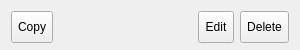
<?xml version="1.0" encoding="UTF-8"?>
<ui version="4.0">
 <class>ButtonWidget</class>
 <widget class="QWidget" name="ButtonWidget">
  <property name="geometry">
   <rect>
    <x>0</x>
    <y>0</y>
    <width>300</width>
    <height>50</height>
   </rect>
  </property>
  <property name="minimumSize">
   <size>
    <width>300</width>
    <height>50</height>
   </size>
  </property>
  <layout class="QHBoxLayout" name="horizontalLayout">
   <item>
    <widget class="QToolButton" name="buttonCopy">
     <property name="minimumSize">
      <size>
       <width>32</width>
       <height>32</height>
      </size>
     </property>
     <property name="toolTip">
      <string>Copy data to clipboard</string>
     </property>
     <property name="text">
      <string>Copy</string>
     </property>
     <property name="icon">
      <iconset theme="edit-copy">
       <normaloff/>
      </iconset>
     </property>
    </widget>
   </item>
   <item>
    <widget class="QLabel" name="labelText">
     <property name="wordWrap">
      <bool>true</bool>
     </property>
    </widget>
   </item>
   <item>
    <widget class="QToolButton" name="buttonEdit">
     <property name="minimumSize">
      <size>
       <width>32</width>
       <height>32</height>
      </size>
     </property>
     <property name="toolTip">
      <string>Edit record...</string>
     </property>
     <property name="text">
      <string>Edit</string>
     </property>
     <property name="icon">
      <iconset theme="preferences-system">
       <normaloff/>
      </iconset>
     </property>
    </widget>
   </item>
   <item>
    <widget class="QToolButton" name="buttonDelete">
     <property name="minimumSize">
      <size>
       <width>32</width>
       <height>32</height>
      </size>
     </property>
     <property name="toolTip">
      <string>Delete record</string>
     </property>
     <property name="text">
      <string>Delete</string>
     </property>
     <property name="icon">
      <iconset theme="edit-delete">
       <normaloff/>
      </iconset>
     </property>
    </widget>
   </item>
  </layout>
 </widget>
 <resources/>
 <connections>
  <connection>
   <sender>buttonDelete</sender>
   <signal>clicked()</signal>
   <receiver>ButtonWidget</receiver>
   <slot>deleteWidget()</slot>
   <hints>
    <hint type="sourcelabel">
     <x>290</x>
     <y>38</y>
    </hint>
    <hint type="destinationlabel">
     <x>385</x>
     <y>175</y>
    </hint>
   </hints>
  </connection>
  <connection>
   <sender>buttonEdit</sender>
   <signal>clicked()</signal>
   <receiver>ButtonWidget</receiver>
   <slot>editText()</slot>
   <hints>
    <hint type="sourcelabel">
     <x>252</x>
     <y>36</y>
    </hint>
    <hint type="destinationlabel">
     <x>347</x>
     <y>115</y>
    </hint>
   </hints>
  </connection>
  <connection>
   <sender>buttonCopy</sender>
   <signal>clicked()</signal>
   <receiver>ButtonWidget</receiver>
   <slot>saveClipboard()</slot>
   <hints>
    <hint type="sourcelabel">
     <x>301</x>
     <y>33</y>
    </hint>
    <hint type="destinationlabel">
     <x>304</x>
     <y>207</y>
    </hint>
   </hints>
  </connection>
 </connections>
 <slots>
  <slot>updateText(constQString)</slot>
  <slot>deleteWidget()</slot>
  <slot>saveClipboard()</slot>
  <slot>editText()</slot>
 </slots>
</ui>
